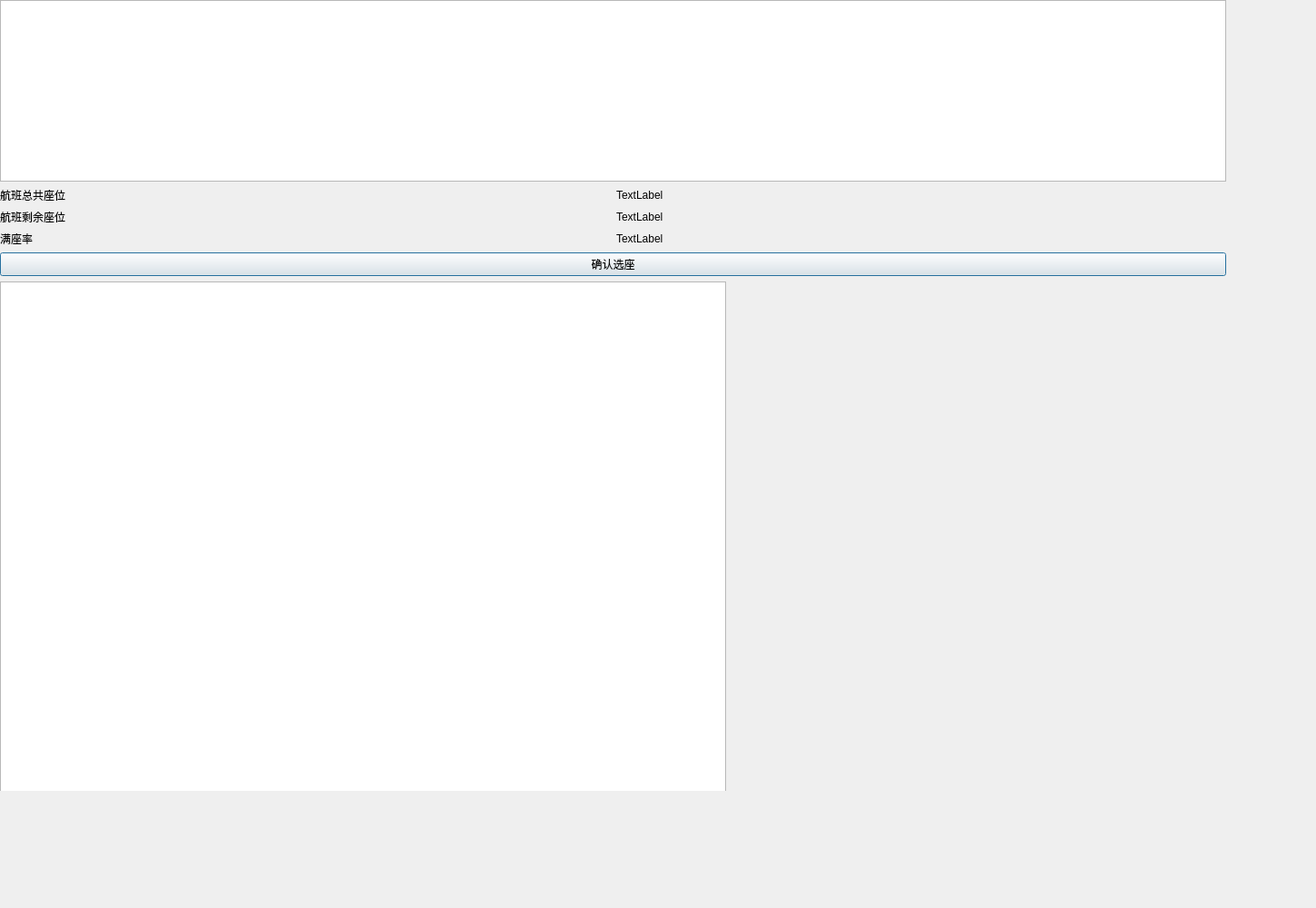
<?xml version="1.0" encoding="UTF-8"?>
<ui version="4.0">
 <class>chooseSeat_Dialog</class>
 <widget class="QDialog" name="chooseSeat_Dialog">
  <property name="geometry">
   <rect>
    <x>0</x>
    <y>0</y>
    <width>1450</width>
    <height>1000</height>
   </rect>
  </property>
  <property name="minimumSize">
   <size>
    <width>50</width>
    <height>1000</height>
   </size>
  </property>
  <property name="windowTitle">
   <string>Dialog</string>
  </property>
  <widget class="QWidget" name="">
   <property name="geometry">
    <rect>
     <x>0</x>
     <y>0</y>
     <width>1351</width>
     <height>871</height>
    </rect>
   </property>
   <layout class="QHBoxLayout" name="horizontalLayout">
    <item>
     <layout class="QVBoxLayout" name="verticalLayout">
      <item>
       <widget class="QTableView" name="FSTATUS_tableView">
        <property name="minimumSize">
         <size>
          <width>50</width>
          <height>200</height>
         </size>
        </property>
       </widget>
      </item>
      <item>
       <layout class="QGridLayout" name="gridLayout_1">
        <item row="3" column="1">
         <widget class="QLabel" name="label_fullRate">
          <property name="text">
           <string>TextLabel</string>
          </property>
         </widget>
        </item>
        <item row="3" column="0">
         <widget class="QLabel" name="label_3">
          <property name="text">
           <string>满座率</string>
          </property>
         </widget>
        </item>
        <item row="2" column="0">
         <widget class="QLabel" name="label">
          <property name="text">
           <string>航班剩余座位</string>
          </property>
         </widget>
        </item>
        <item row="1" column="0">
         <widget class="QLabel" name="label_2">
          <property name="text">
           <string>航班总共座位</string>
          </property>
         </widget>
        </item>
        <item row="2" column="1">
         <widget class="QLabel" name="label_usableSeatNum">
          <property name="text">
           <string>TextLabel</string>
          </property>
         </widget>
        </item>
        <item row="1" column="1">
         <widget class="QLabel" name="label_totalSeatNum">
          <property name="text">
           <string>TextLabel</string>
          </property>
         </widget>
        </item>
       </layout>
      </item>
      <item>
       <widget class="QPushButton" name="chooseSteat_pushButton">
        <property name="text">
         <string>确认选座</string>
        </property>
       </widget>
      </item>
      <item>
       <widget class="QGraphicsView" name="graphicsView">
        <property name="sizePolicy">
         <sizepolicy hsizetype="Preferred" vsizetype="Preferred">
          <horstretch>0</horstretch>
          <verstretch>0</verstretch>
         </sizepolicy>
        </property>
        <property name="minimumSize">
         <size>
          <width>0</width>
          <height>800</height>
         </size>
        </property>
        <property name="maximumSize">
         <size>
          <width>800</width>
          <height>600</height>
         </size>
        </property>
        <property name="autoFillBackground">
         <bool>true</bool>
        </property>
       </widget>
      </item>
     </layout>
    </item>
    <item>
     <layout class="QGridLayout" name="gridLayout_0"/>
    </item>
   </layout>
  </widget>
 </widget>
 <resources/>
 <connections/>
</ui>
